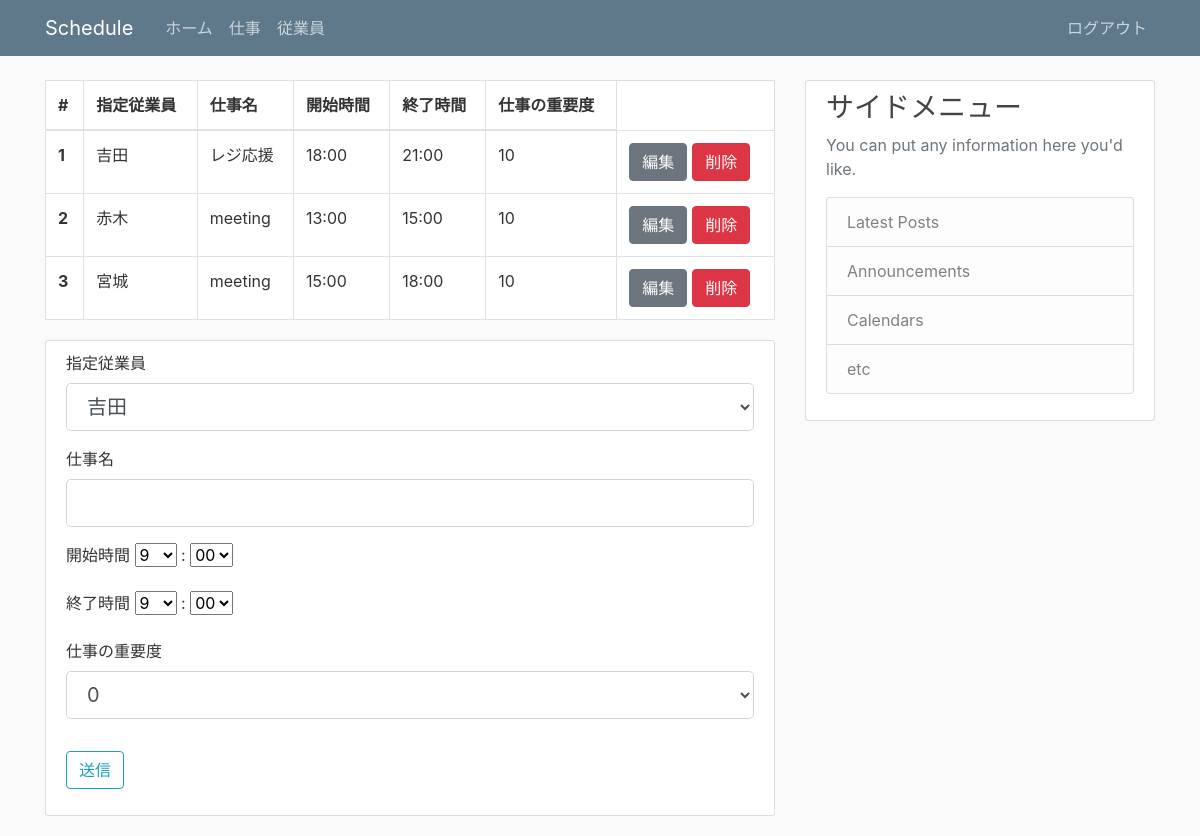
The app's page /spjob (signed in) with its own data.
### flask_schedule/models.py (models this page shows, shortened)
class SpecialJob(db.Model):
  id = db.Column(db.Integer, primary_key=True)
  workername = db.Column(db.String(20),nullable=False)
  jobname = db.Column(db.String(20), nullable=False)
  starttime = db.Column(db.String(10))
  endtime = db.Column(db.String(10))
  priority = db.Column(db.String(3))
  required_number = db.Column(db.Integer)

### flask_schedule/views/spjob.py (the view, shortened to what this page needs)
@app.route('/spjob', methods=['GET', 'POST'])
def spjob():
  if not session.get('logged_in'):
    return redirect(url_for('login'))
  spjobs = SpecialJob.query.all()
  form = SpJobForm()
  hour = hourlist
  minutes = minuteslist
  worker_list = []
  workers = Worker.query.all()
  for worker in workers:
    worker_list.append(worker.workername)
  form.workername.choices = worker_list
  form.starttime_hour.choices = hourlist
  form.starttime_minutes.choices = minuteslist
  form.endtime_hour.choices = hourlist
  form.endtime_minutes.choices = minuteslist
  form.priority.choices = priorty_list
  if request.method == "GET":
    return render_template('spjob/spjob.html',form=form,spjobs=spjobs)

### flask_schedule/forms.py
class SpJobForm(FlaskForm):
  workername = SelectField('指定従業員',validators=[DataRequired()])
  jobname = StringField('仕事名',validators=[DataRequired(), Length(min=1, max=20)])
  starttime_hour = SelectField('開始時間',validators=[DataRequired()])
  starttime_minutes = SelectField(':',validators=[DataRequired()])
  endtime_hour = SelectField('終了時間',validators=[DataRequired()])
  endtime_minutes = SelectField(':',validators=[DataRequired()])
  priority = SelectField('仕事の重要度',validators=[DataRequired()])
  submit = SubmitField('送信')

### flask_schedule/templates/spjob/spjob.html (shortened to what this page needs)
{% extends "layout.html" %}
{% block content %}
  <table class="table table-bordered content-section">
    <thead>
      <tr>
        <th scope="col">#</th>
        <th scope="col">指定従業員</th>
        <th scope="col">仕事名</th>
        <th scope="col">開始時間</th>
        <th scope="col">終了時間</th>
        <th scope="col">仕事の重要度</th>
      </tr>
    </thead>
    <tbody>
      {% for spjob in spjobs %}
      <tr>
        <th scope="row">{{ spjob.id }}</th>
        <td>{{ spjob.workername }}</td>
        <td>{{ spjob.jobname }}</td>
        <td>{{ spjob.starttime }}</td>
        <td>{{ spjob.endtime }}</td>
        <td>{{ spjob.priority }}</td>
        <td>
          <div class="btn-group">
            <form action="{{ url_for('edit_spjob',id = spjob.id)}}" method="GET">
              <button type="submit" class="btn btn-secondary">編集</button>
            </form>
            <form action="{{ url_for('delete_spjob',id = spjob.id)}}" method="GET">
              <button type="submit" class="btn btn-danger" style="margin-left: 5px;" style="margin-right: 5px;">削除</button>
            </form>
          </div>
        </td>
      </tr>
      {% endfor %}
    </tbody>
  </table>
  <div class="content-section">
    <form method="POST" action="">
      <div class="form-group">
        <fieldset class="form-group">
          <div class="form-group">
            {{ form.workername.label(class="form-control-label")}}
            {{ form.workername(class="form-control form-control-lg") }}
          </div>
          <div class="form-group">
            {{ form.jobname.label(class="form-control-label")}}
            {{ form.jobname(class="form-control form-control-lg") }}
          </div>
          <div class="form-group">
            {{ form.starttime_hour.label()}}
            {{ form.starttime_hour() }}
            {{ form.starttime_minutes.label()}}
            {{ form.starttime_minutes() }}
          </div>
          <div class="form-group">
            {{ form.endtime_hour.label()}}
            {{ form.endtime_hour() }}
            {{ form.endtime_minutes.label()}}
            {{ form.endtime_minutes() }}
          </div>
          <div class="form-group">
            {{ form.priority.label(class="form-control-label")}}
            {{ form.priority(class="form-control form-control-lg") }}
          </div>
        </fieldset>
      </div>
      <div class="form-group">
        {{ form.submit(class="btn btn-outline-info") }}
      </div>
    </form>
  </div>
{% endblock %}

### flask_schedule/static/main.css (style rules this page uses)
body { background: #fafafa; color: #333333; margin-top: 5rem; }
.content-section { background: #ffffff; padding: 10px 20px; border: 1px solid #dddddd; border-radius: 3px; margin-bottom: 20px; }

### records on screen
SpecialJob: id "1", workername "吉田", jobname "レジ応援", starttime "18:00", endtime "21:00", priority "10"
SpecialJob: id "2", workername "赤木", jobname "meeting", starttime "13:00", endtime "15:00", priority "10"
SpecialJob: id "3", workername "宮城", jobname "meeting", starttime "15:00", endtime "18:00", priority "10"
